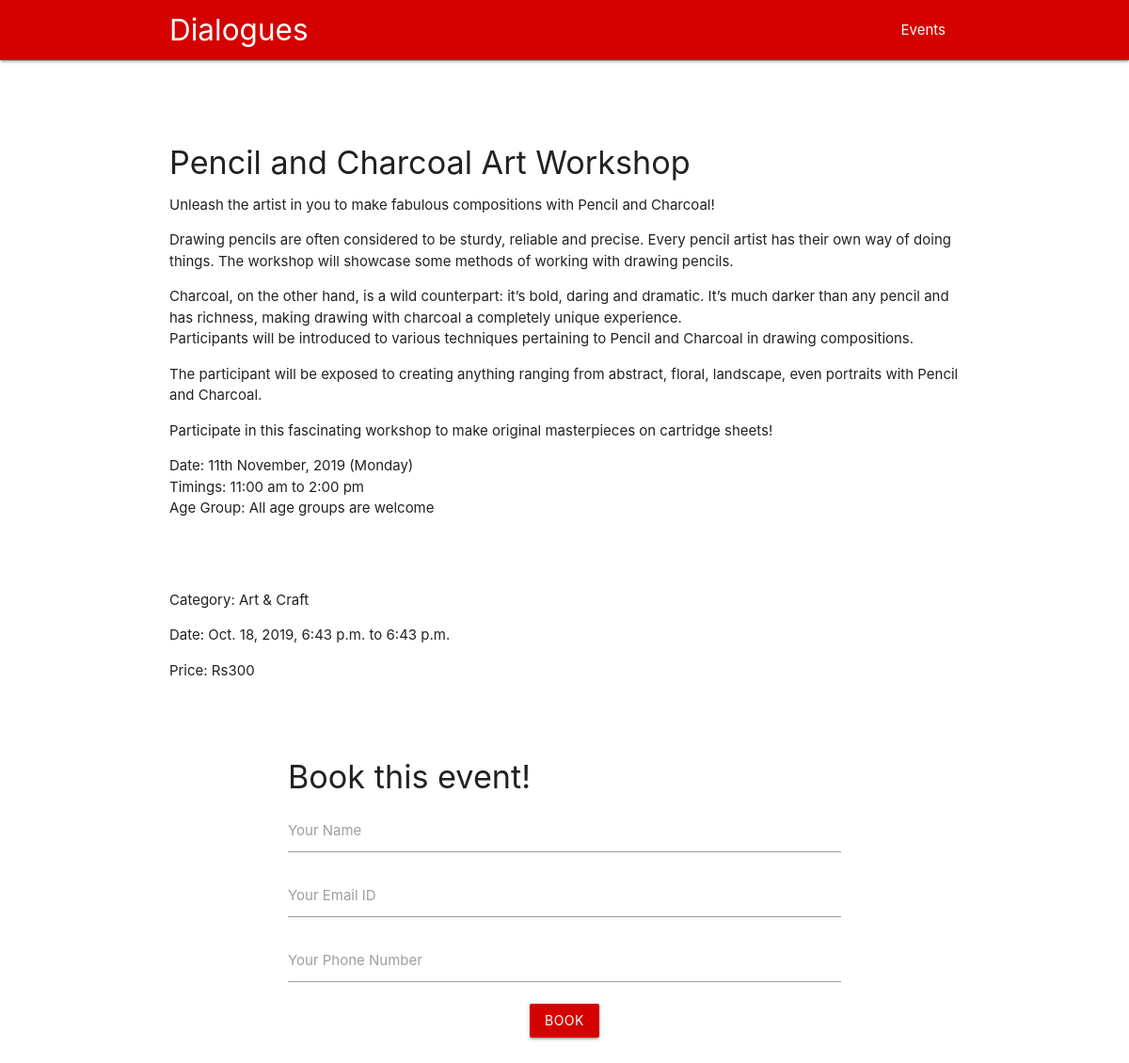
Page /charcoal on the committed database.
### EventsHosting/models.py (models this page shows, shortened)
class Event(models.Model):
    title = models.CharField(max_length=101)
    body = models.TextField()
    price = models.IntegerField()
    datetime = models.DateTimeField()
    endtime = models.TimeField()
    image = models.FileField(upload_to='static/')
    currentnum = models.IntegerField(default=0)
    maxnum = models.IntegerField(default=10)
    category = models.TextField()
    emaillist = models.TextField(blank=True)
    slug = models.SlugField()
    category = models.ForeignKey('Category', on_delete=models.CASCADE)

class Category(models.Model):
    category = models.CharField(max_length=100)
    def __str__(self):
        return self.category

### EventsHosting/views.py (the view)
# urls.py: path('<slug:slug>', views.details, name='details')
def details(request,slug):
    event = Event.objects.get(slug=slug)
    return render(request, 'eventdetail.html',{'event':event})

### templates/eventdetail.html (shortened to what this page needs)
{%extends 'basetemplate.html'%}
{%load static%}
{%block content%}
    <div style="width:600px,height:800px" class="container">
    </div>
    <h4>{{event.title}}</h4>
    <p>{{event.body|linebreaks}}</p>
    <br>
    <br>
    <p>Category: {{event.category}}</p>
    <p>Date: {{event.datetime}} to {{event.endtime}}</p>
    <p>Price: Rs{{event.price}}</p>
  <form class="" action="/submit/" method="post">
    <div class="container section">
      <div id='output' class='section'></div>
      <h4>Book this event!</h4>
      <div class='input-field'>
        <input type="text" id='handle' name="name"/>
        <label for="handle">Your Name</label>
      </div>
      <div class='input-field'>
        <input type="text" id='emailid' name="emailid"/>
        <label for="message">Your Email ID</label>
      </div>
      <div class='input-field'>
        <input type="number" id='phonenumber' name="phonenumber"/>
        <label for="phonenumber">Your Phone Number</label>
      </div>
      <div class="input-field center">
        <button class='btn red accent-4' id="send">Book</button>
      </div>
    </div>
  </form>
{%endblock%}

### rows in the picture
Event: title "Pencil and Charcoal Art Workshop", body "Unleash the artist in you to make fabulous compositions with Pencil and Charcoal! Drawing pencils are often considered to be sturdy, reliable and precise. Every pencil artist has their own way of doing things. The workshop will showcase some methods of working with drawing pencils. Charcoal, on the other hand, is a wild counterpart: it’s bold, daring and dramatic. It’s much darker than any pencil and has richness, making drawing with charcoal a completely unique experience. Participants will be introduced to various techniques pertaining to Pencil and Charcoal in drawing compositions. The participant will be exposed to creating anything ranging from abstract, floral, landscape, even…", category "Art & Craft", datetime "Oct. 18, 2019, 6:43 p.m.", endtime "6:43 p.m.", price "300"
